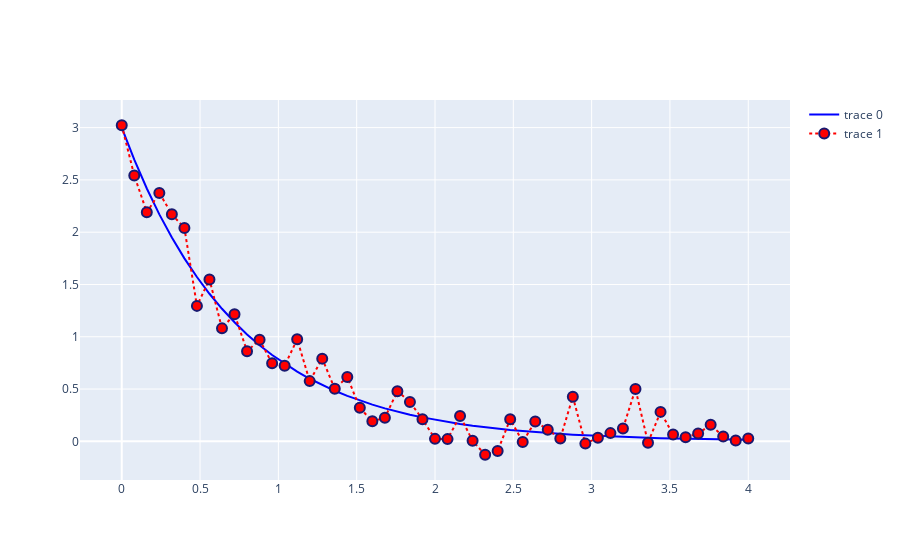

Notebook source saved alongside this figure:
### Code cell
import plotly.graph_objects as go

fig = go.Figure()

fig.add_trace(go.Scatter(x=x,y=y,line=dict(color='blue',width=2)))
fig.add_trace(go.Scatter(x=x,y=medicion,mode='lines+markers',
                         line=dict(color='red',width=2,dash='dot'),
                         marker=dict(color='red',symbol='circle',size=10,line_width=2,line_color="midnightblue")))
fig.show()
fig.write_html('fig1.html')
